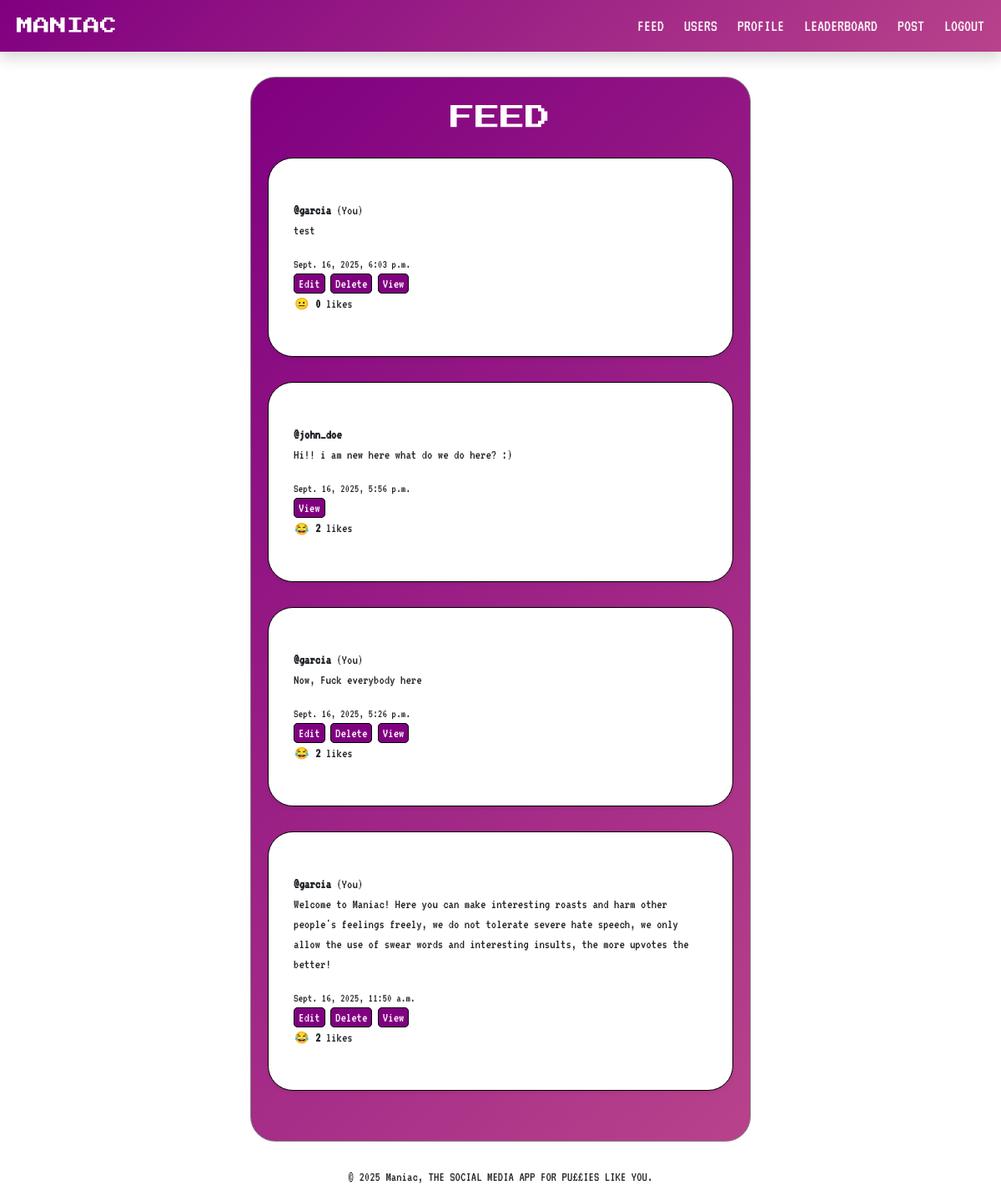
The app's page / (signed in) with its own data.
### core/models.py (models this page shows, shortened)
class Post(models.Model):
    author = models.ForeignKey(User, on_delete=models.CASCADE)
    content = models.TextField()
    created_at = models.DateTimeField(auto_now_add=True)
    likes = models.ManyToManyField(User, related_name='liked_posts', blank=True)
    def total_likes(self):
        return self.likes.count()

### core/views.py (the view)
# urls.py: path('', views.feed, name='feed'),
def feed(request):
    posts = Post.objects.all().order_by('-created_at')
    return render(request, 'core/feed.html', {'posts': posts})

### core/templates/core/feed.html (shortened to what this page needs)
{% extends "core/base.html" %}
{% block content %}
  <div class="container-feed-styling">
    <h1 class="font-for-brand text-white text-center" style="font-size: 30px">FEED</h1>
    {% for post in posts %}
      <div class="container-posts-styling font-for-text shadow-sm">
        <strong>@{{ post.author.username }}</strong>
        {% if post.author == user %}(You){% endif%}
        <p>{{ post.content }}</p>
        <small>{{ post.created_at }}</small>
        <div class="ms-auto">
          {% if post.author == user %}
              <a class="post-button" href="{% url 'edit_post' post.id %}">Edit</a>
              <a class="post-button" href="{% url 'delete_post' post.id %}">Delete</a>
              <a class="post-button" href="{% url 'view_post' post.id %}">View</a>
          {% else %}
              <a class="post-button" href="{% url 'view_post' post.id %}">View</a>
          {% endif %}
        </div>
        <form method="post" action="{% url 'like_post' post.id %}">
          <div class="d-flex flex-row">
            <div>
              {% if user in post.likes.all %}
                <button type="submit" class="btn btn-sm p-0">😂</button>
              {% else %}
                <button type="submit" class="btn btn-sm p-0">😐</button>
              {% endif %}
              <strong>{{ post.total_likes }}</strong>
              {% if post.total_likes == 1%} like {% else %} likes {% endif%}
            </div>
          </div>
        </form>
      </div>
    {% empty %}
      <p class="text-center font-for-text no-posts-text text-white">No posts yet. Be the first to roast someone!</p>
    {% endfor %}
  </div>
{% endblock %}

### core/static/core/style.css (style rules this page uses)
.font-for-text { font-family: 'VT323'; }
.font-for-brand { font-family: 'Press Start 2P' }
.container-feed-styling { padding-block: 30px; margin-block: 30px; margin-inline: 300px; border: 1px solid gray; border-radius: 30px; background: linear-gradient(135deg, purple, rgb(241, 133, 151)); animation: gradientShift 5s ease infinite; background-size: 200% 200%; }
.container-posts-styling { padding-block: 50px; padding-inline: 30px; margin-inline: 20px; margin-block: 30px; border: 1.5px solid black; border-radius: 30px; background-color: white; }
.post-button { text-decoration: none; color: white; background-color: purple; padding: 3px; padding-inline: 5px; border-radius: 5px; border: 1px black solid; animation: gradientShift 5s ease infinite; background-size: 200% 200%; }

### records on screen
Post: author.username "garcia", shows "(You)", content "test", created_at "Sept. 16, 2025, 6:03 p.m.", shows "Edit", total_likes "0"
Post: author.username "john_doe", content "Hi!! i am new here what do we do here? :)", created_at "Sept. 16, 2025, 5:56 p.m.", shows "View", total_likes "2"
Post: author.username "garcia", shows "(You)", content "Now, Fuck everybody here", created_at "Sept. 16, 2025, 5:26 p.m.", shows "Edit", total_likes "2"
Post: author.username "garcia", shows "(You)", content "Welcome to Maniac! Here you can make interesting roasts and harm other people's feelings freely, we do not tolerate severe hate speech, we only allow the use of swear words and interesting insults, the more upvotes the better!", created_at "Sept. 16, 2025, 11:50 a.m.", shows "Edit", total_likes "2"
